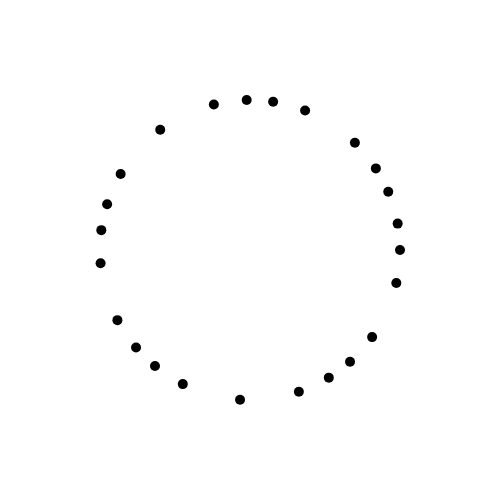
Frame 1 (no input)
Frame 60 (no input): identical to frame 1, image omitted
Frame 120 (the mouse pressed at the canvas centre since frame 60): identical to frame 1, image omitted

The p5.js sketch that drew this single still picture (run headless with seeded random() and noise() and a simulated clock; from frame 60 on, the mouse is pressed at the canvas centre):

// p5.js sketch
// ── sketch.js
/**
 * @Author: viviennemulvey
 * @Date:   2020-09-23T09:26:27+01:00
 * @Last modified by:   viviennemulvey
 * @Last modified time: 2021-02-03T09:38:01+00:00
 */

 let width = 500;
 let height = 500;
 let xPos = width/2;
 let yPos = height/2;
 let angle = 15;
 let radius = 150;

 function setup() {
   createCanvas(width, height);
   //background(0, 0, 0);

   let points = [];
   push();
   translate(width/2,height/2);
   for(i = 0; i < 360; i+=angle){
    let position = createVector(cos(i) * radius , sin(i) * radius);
    points.push(position)
    //console.log(points);
    strokeWeight(10);
    point(position.x , position.y);

   }
   pop();

 }


 function draw() {


 }
